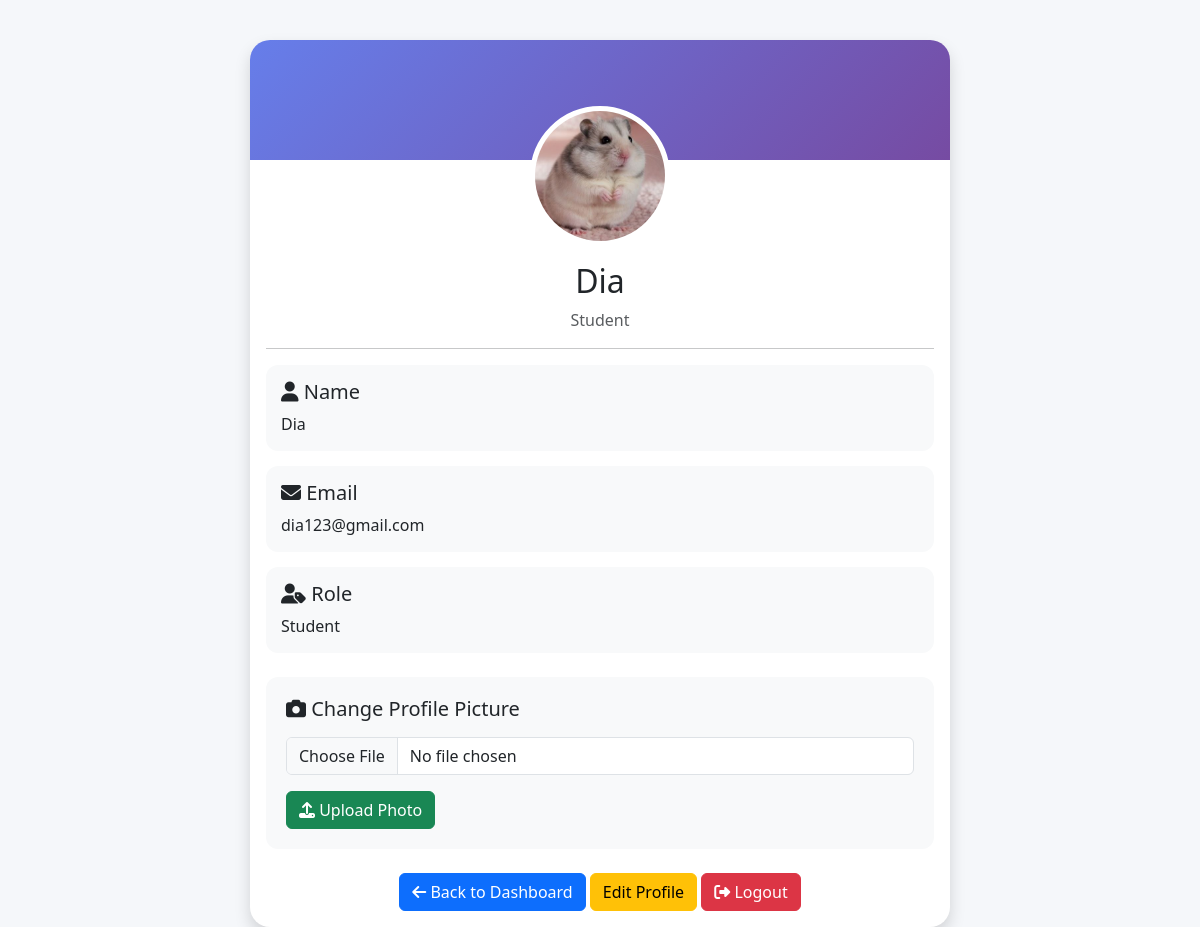
/student/profile.php (signed in), run on the app's committed database.
### tables this page shows
CREATE TABLE `users` (
  `user_id` int(11) NOT NULL,
  `name` varchar(100) NOT NULL,
  `email` varchar(100) NOT NULL,
  `password` varchar(255) NOT NULL,
  `role` enum('admin','student') DEFAULT 'student',
  `created_at` timestamp NOT NULL DEFAULT current_timestamp(),
  `profile_image` varchar(255) DEFAULT NULL
);

### student/profile.php (the view, shortened to what this page needs)
<?php
$user_id = $_SESSION['user_id'];
$result = mysqli_query($conn,
"SELECT * FROM users
 WHERE user_id='$user_id'");
$user = mysqli_fetch_assoc($result);
?>
<!DOCTYPE html>
<html lang="en">
<head>
<link href="https://cdn.jsdelivr.net/npm/bootstrap@5.3.3/dist/css/bootstrap.min.css"
rel="stylesheet">
<link rel="stylesheet"
href="https://cdnjs.cloudflare.com/ajax/libs/font-awesome/6.5.2/css/all.min.css">
</head>
<body>
<div class="container">
<div class="card shadow profile-card">
<div class="profile-header"></div>
<div class="card-body">
<div class="text-center">
<div class="profile-avatar">
<?php if(!empty($user['profile_image'])) { ?>
<img src="../uploads/profiles/<?php echo $user['profile_image']; ?>">
<?php } else { ?>
<i class="fas fa-user"></i>
<?php } ?>
</div>
<h2 class="mt-3">
<?php echo htmlspecialchars($user['name']); ?>
</h2>
<p class="text-muted">
Student
</p>
</div>
<hr>
<div class="info-box">
<h5>
<i class="fas fa-user"></i>
 Name
</h5>
<p class="mb-0">
<?php echo htmlspecialchars($user['name']); ?>
</p>
</div>
<div class="info-box">
<h5>
<i class="fas fa-envelope"></i>
 Email
</h5>
<p class="mb-0">
<?php echo htmlspecialchars($user['email']); ?>
</p>
</div>
<div class="info-box">
<h5>
<i class="fas fa-user-tag"></i>
 Role
</h5>
<p class="mb-0">
<?php echo ucfirst($user['role']); ?>
</p>
</div>
<div class="upload-section mt-4">
<h5 class="mb-3">
<i class="fas fa-camera"></i>
 Change Profile Picture
</h5>
<form method="POST"
      enctype="multipart/form-data">
<div class="mb-3">
<input type="file"
       name="profile_image"
       class="form-control"
       required>
</div>
<button type="submit"
        name="upload_image"
        class="btn btn-success">
<i class="fas fa-upload"></i>
 Upload Photo
</button>
</form>
</div>
<div class="text-center mt-4">
<a href="dashboard.php"
class="btn btn-primary">
<i class="fas fa-arrow-left"></i>
 Back to Dashboard
</a>
<a href="edit_profile.php"
   class="btn btn-warning">
   Edit Profile
</a>
<a href="../logout.php"
class="btn btn-danger">
<i class="fas fa-sign-out-alt"></i>
 Logout
</a>
</div>
</div>
</div>
</div>
</body>
</html>

### student/profile.php (style rules this page uses)
body { background:#f5f7fa; }
.profile-card { max-width:700px; margin:auto; margin-top:40px; border:none; border-radius:20px; overflow:hidden; }
.profile-header { height:120px; background:linear-gradient( 135deg, #667eea, #764ba2 ); }
.profile-avatar { width:140px; height:140px; border-radius:50%; overflow:hidden; background:white; margin:auto; margin-top:-70px; border:5px solid white; display:flex; align-items:center; justify-content:center; font-size:60px; color:#667eea; }
.profile-avatar img { width:100%; height:100%; object-fit:cover; }
.info-box { background:#f8f9fa; border-radius:12px; padding:15px; margin-bottom:15px; }
.upload-section { background:#f8f9fa; border-radius:12px; padding:20px; }

### data on the page
users: profile_image (picture), name "Dia", email "dia123@gmail.com", role "Student"
